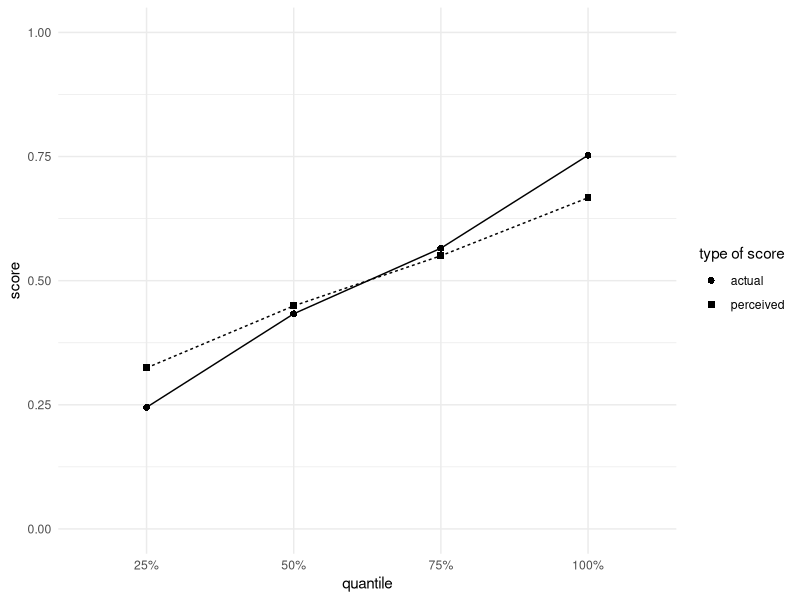
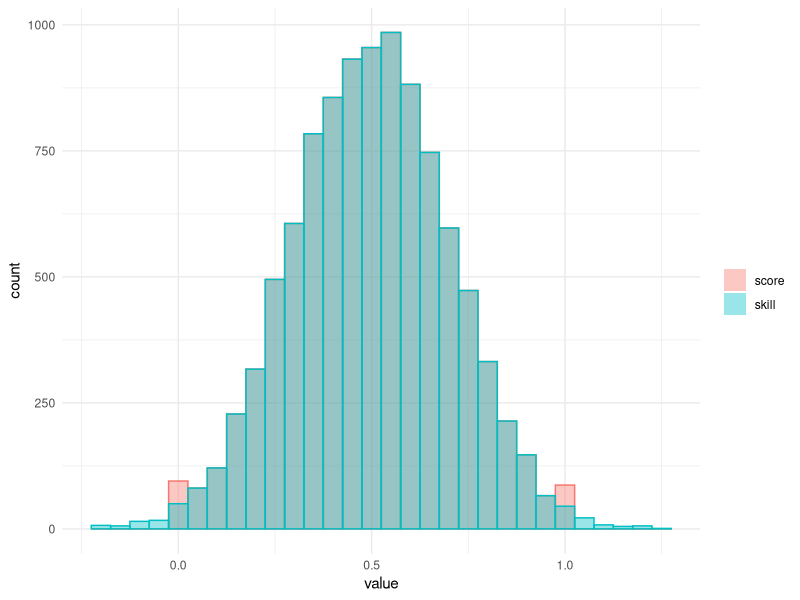
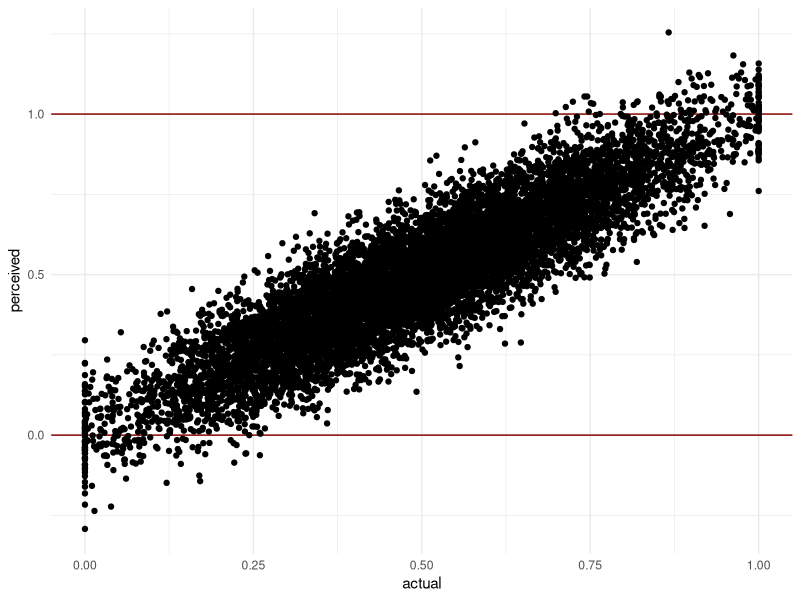
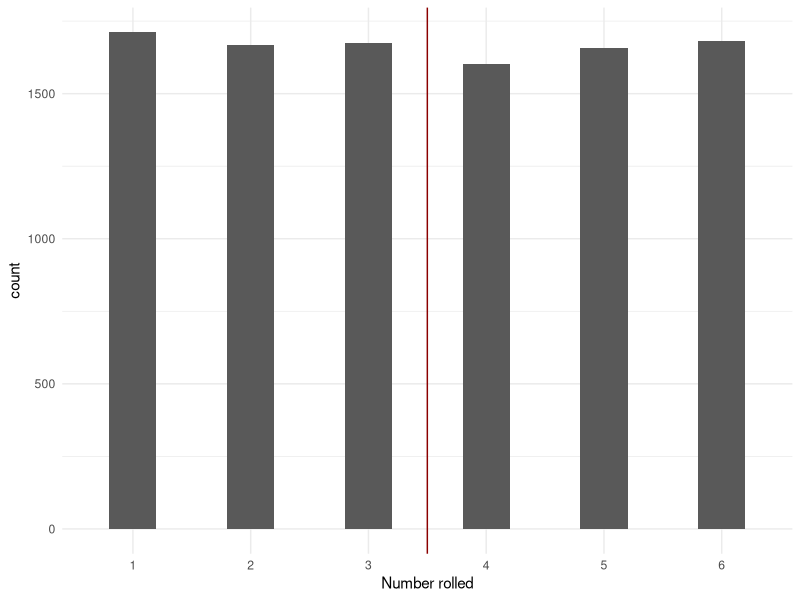
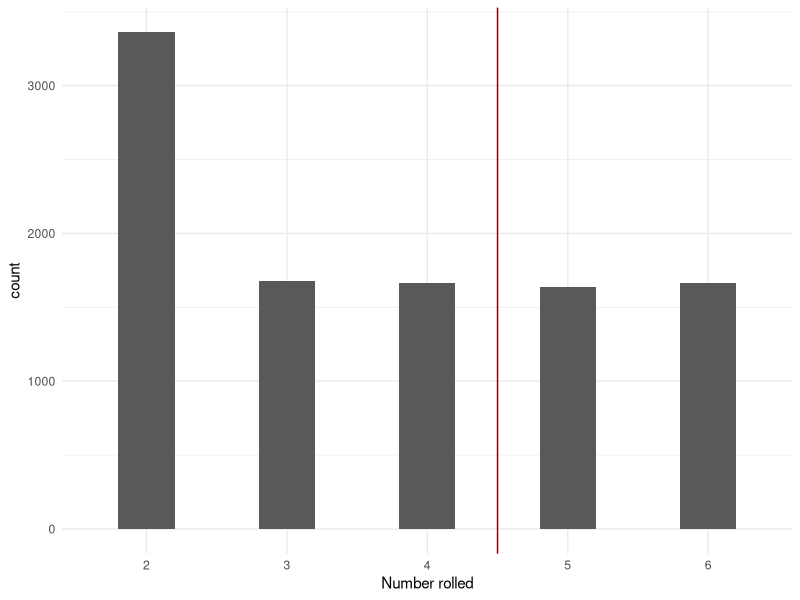
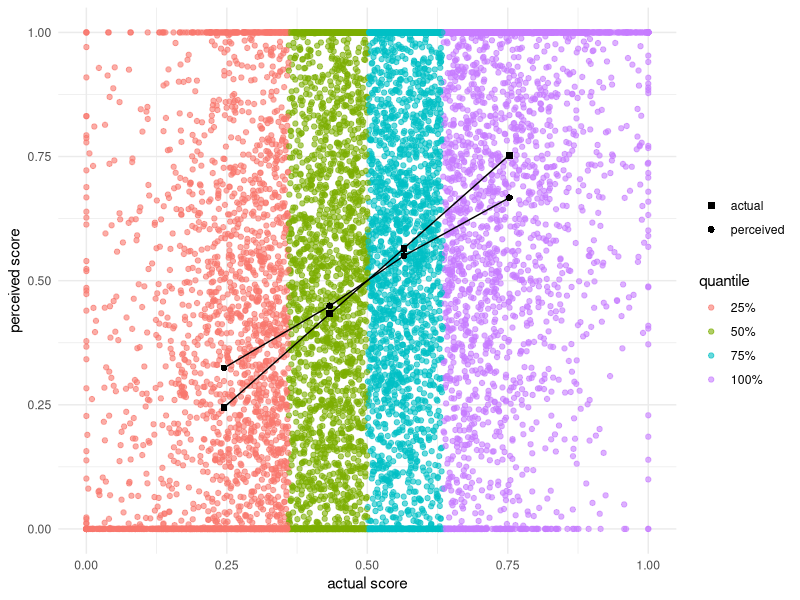
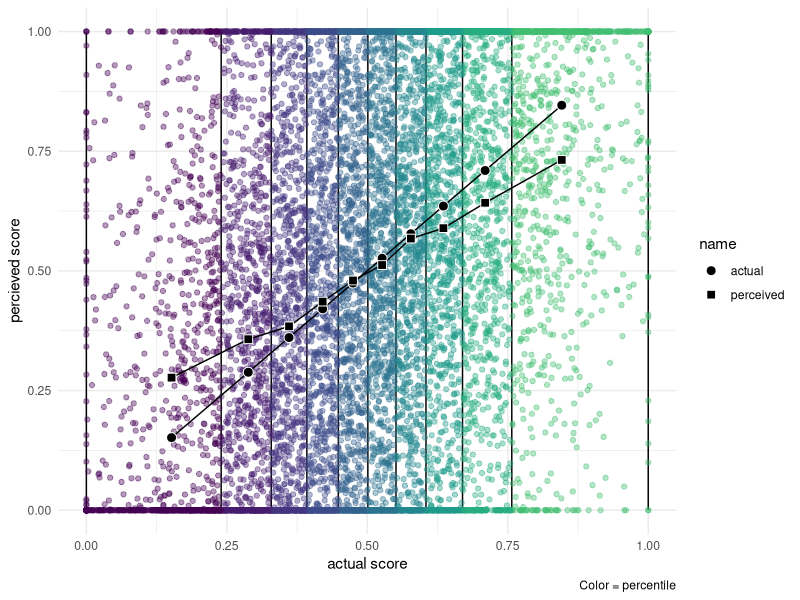
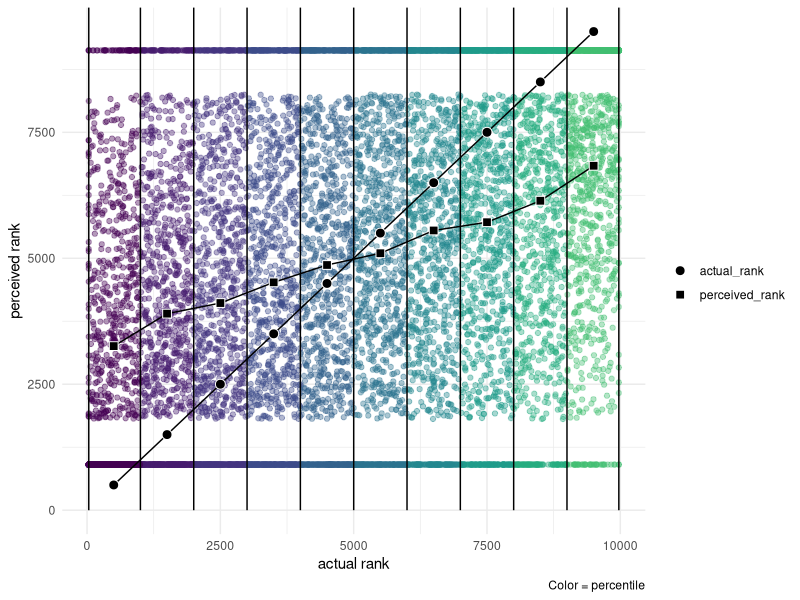

R code for these plots, in order:
## ---- chunk 1
knitr::opts_chunk$set(message = FALSE, warning = FALSE)
## ---- chunk 2
library(tidyverse)

theme_set(theme_minimal())

in_range <- function(x, lower, upper) {
  case_when(
      x > upper ~ upper,
      x < lower ~ lower,
      TRUE      ~ x
    )
}

n = 10000
uncertainty = 0.5

sim <- crossing(
  participant = 1:n
) %>% 
  mutate(
    ability = rnorm(n(), 0.5, sd = 0.20),
    actual = ability %>% in_range(0, 1),
    perceived = (actual + rnorm(n(), 0, uncertainty)) %>% in_range(0, 1)
  )


sim_quantiles <- sim %>% 
  summarise(
    quantile_breaks = quantile(actual),
    quantile = names(quantile_breaks),
    percieved_quantile_breaks = quantile(perceived),
    percieved_quantile = names(percieved_quantile_breaks)
  )

sim <- sim %>% 
  mutate(
    actual_q = cut(actual,
                   breaks = sim_quantiles$quantile_breaks,
                   labels = sim_quantiles$quantile[-1],
                   include.lowest = TRUE),
    perceived_q = cut(perceived,
                      breaks = sim_quantiles$percieved_quantile_breaks,
                      labels = sim_quantiles$percieved_quantile[-1],
                      include.lowest = TRUE)
  )

sim_q_summary <- sim %>% 
  group_by(actual_q) %>%
  summarise(across(c(actual, perceived),
                   mean)) %>% 
  mutate(quartile_mean = actual) %>% 
  pivot_longer(c(actual, perceived))
## ---- chunk 3
sim_q_summary %>% 
  ggplot(aes(actual_q, value, lty = name, shape = name, group = name)) +
  geom_point(data = sim_q_summary, color = "black", size = 2) +
  geom_line(data = sim_q_summary, color = "black", show.legend = FALSE) +
  scale_shape_manual(values = c(16, 15)) +
  scale_y_continuous(limits = c(0,1)) +
  labs(x = "quantile",
       y = "score",
       shape = "type of score")
## ---- chunk 4
sim %>% 
  select(skill = ability, score = actual) %>% 
  pivot_longer(everything()) %>% 
  ggplot(aes(value, fill = name, color = name)) +
  geom_histogram(position = "identity", alpha = 0.4) +
  labs(fill = "") +
  guides(color = "none")
## ---- chunk 5
sim %>% 
  mutate(
    perceived = actual + rnorm(n(), 0, uncertainty / 5)
  ) %>% 
  ggplot(aes(actual, perceived)) +
  geom_hline(yintercept = c(0, 1), color = "darkred") +
  geom_point() 
## ---- chunk 6
tibble(
  x = sample(1:6, 10000, replace = TRUE)
) %>% 
  ggplot(aes(factor(x))) +
  geom_bar(width = 0.4) +
  labs(x = "Number rolled") +
  geom_vline(xintercept = 3.5, color = "darkred")
## ---- chunk 7
tibble(
  x = sample(1:6, 10000, replace = TRUE)
) %>% 
  mutate(x = ifelse(x < 2, 2, x)) %>% 
  ggplot(aes(factor(x))) +
  geom_bar(width = 0.4) +
  labs(x = "Number rolled") +
  geom_vline(xintercept = 3.5, color = "darkred")
## ---- chunk 8
sim %>% 
  ggplot(aes(actual, perceived, color = actual_q)) +
  geom_point(alpha = 0.6) +
  geom_point(data = sim_q_summary, aes(quartile_mean, value,
                                       shape = name,
                                       group = name), color = "black", size = 2) +
  geom_line(data = sim_q_summary, aes(quartile_mean, value,
                                       group = name), color = "black") +
  scale_shape_manual(values = c(15, 16)) +
  scale_y_continuous(limits = c(0,1)) +
  labs(shape = "",
       color = "quantile",
       x = "actual score",
       y = "perceived score")
## ---- chunk 9
sim_quantiles <- sim %>% 
  summarise(
    quantile_breaks = quantile(actual, probs = seq(0, 1, 0.1)),
    quantile = names(quantile_breaks)
  )

sim <- sim %>% 
  mutate(
    actual_q = cut(actual,
                   breaks = sim_quantiles$quantile_breaks,
                   labels = sim_quantiles$quantile[-1],
                   include.lowest = TRUE)
  )

sim_q_summary <- sim %>% 
  group_by(actual_q) %>%
  summarise(across(c(actual, perceived),
                   mean)) %>% 
  mutate(quartile_mean = actual) %>% 
  pivot_longer(c(actual, perceived))

sim %>% 
  ggplot(aes(actual, perceived, color = actual_q)) +
  geom_segment(data = sim_quantiles, aes(x = quantile_breaks,
                                         xend = quantile_breaks,
                                         y = 0,
                                         yend = 1),
               inherit.aes = FALSE) +
  geom_point(alpha = 0.4) +
  geom_line(data = sim_q_summary, aes(quartile_mean, value,
                                       group = name), color = "black") +
  geom_point(data = sim_q_summary, aes(quartile_mean, value,
                                       shape = name,
                                       group = name),
             color = "white",
             fill = "black",
             size = 3
             ) +
  scale_shape_manual(values = c(21, 22)) +
  scale_color_viridis_d(end = 0.7) +
  labs(
    x = "actual score",
    y = "percieved score",
    caption = "Color = percentile"
  ) +
  guides(color = "none")
## ---- chunk 10
x = c(8, 171, 159, 500)
names(x) = c("mouse", "human male", "human female", "giraffe")
rank(x)
## ---- chunk 11
sim_rank_mean <- sim %>% 
  mutate(
    actual_rank = rank(actual),
    perceived_rank = rank(perceived)
  ) %>% 
  group_by(actual_q) %>% 
  summarise(
    actual_rank =  mean(actual_rank),
    perceived_rank = mean(perceived_rank)
  ) %>% 
  mutate(quartile_rank = actual_rank) %>% 
  pivot_longer(c(perceived_rank, actual_rank))

sim_quantiles <- sim %>% 
  summarise(
    quantile_breaks = quantile(rank(actual), probs = seq(0, 1, 0.1)),
    quantile = names(quantile_breaks)
  )

sim %>% 
  mutate(
    actual_rank = rank(actual),
    perceived_rank = rank(perceived)
  ) %>% 
  ggplot(aes(actual_rank, perceived_rank, fill = actual_q)) +
  geom_point(aes(color = actual_q), alpha = 0.4) +
  geom_segment(data = sim_quantiles, aes(x = quantile_breaks,
                                         xend = quantile_breaks,
                                         y = 0,
                                         yend = Inf),
               inherit.aes = FALSE) +
  geom_line(data = sim_rank_mean, aes(quartile_rank, value,
                                       group = name), color = "black") +
  geom_point(data = sim_rank_mean, aes(quartile_rank, value,
                                       shape = name,
                                       group = name),
             color = "white", size = 3, fill = "black") +
  scale_shape_manual(values = c(21, 22)) +
  scale_color_viridis_d(end = 0.7) +
  labs(shape = "",
       caption = "Color = percentile",
       x = "actual rank",
       y = "perceived rank") +
  guides(color = "none", fill = "none")
